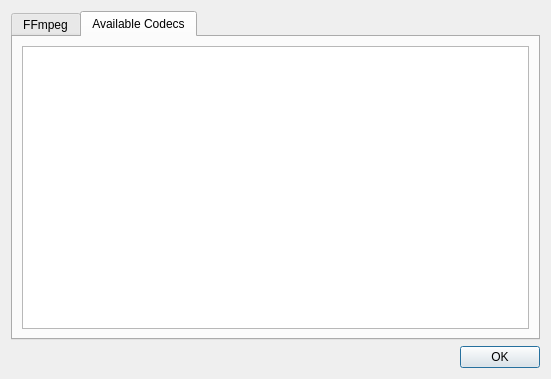
<?xml version="1.0" encoding="UTF-8"?>
<ui version="4.0">
 <class>AboutFFmpegDialog</class>
 <widget class="QDialog" name="AboutFFmpegDialog">
  <property name="geometry">
   <rect>
    <x>0</x>
    <y>0</y>
    <width>551</width>
    <height>379</height>
   </rect>
  </property>
  <property name="contextMenuPolicy">
   <enum>Qt::NoContextMenu</enum>
  </property>
  <property name="windowTitle">
   <string>About FFmpeg</string>
  </property>
  <property name="windowIcon">
   <iconset resource="../images.qrc">
    <normaloff>:/app/icons/ffmpeg.png</normaloff>:/app/icons/ffmpeg.png</iconset>
  </property>
  <layout class="QVBoxLayout" name="verticalLayout">
   <item>
    <widget class="QTabWidget" name="tabWidget">
     <property name="currentIndex">
      <number>1</number>
     </property>
     <widget class="QWidget" name="tabFFmpeg">
      <attribute name="title">
       <string>FFmpeg</string>
      </attribute>
      <layout class="QHBoxLayout" name="horizontalLayout">
       <item>
        <layout class="QVBoxLayout" name="verticalLayout_2">
         <item>
          <widget class="QLabel" name="label_3">
           <property name="sizePolicy">
            <sizepolicy hsizetype="Fixed" vsizetype="Fixed">
             <horstretch>0</horstretch>
             <verstretch>0</verstretch>
            </sizepolicy>
           </property>
           <property name="maximumSize">
            <size>
             <width>128</width>
             <height>128</height>
            </size>
           </property>
           <property name="text">
            <string/>
           </property>
           <property name="pixmap">
            <pixmap resource="../images.qrc">:/app/icons/ffmpeg_large.png</pixmap>
           </property>
           <property name="scaledContents">
            <bool>true</bool>
           </property>
          </widget>
         </item>
         <item>
          <spacer name="verticalSpacer">
           <property name="orientation">
            <enum>Qt::Vertical</enum>
           </property>
           <property name="sizeHint" stdset="0">
            <size>
             <width>20</width>
             <height>40</height>
            </size>
           </property>
          </spacer>
         </item>
        </layout>
       </item>
       <item>
        <widget class="QTextBrowser" name="txtInfo">
         <property name="sizePolicy">
          <sizepolicy hsizetype="Expanding" vsizetype="Expanding">
           <horstretch>0</horstretch>
           <verstretch>0</verstretch>
          </sizepolicy>
         </property>
        </widget>
       </item>
      </layout>
     </widget>
     <widget class="QWidget" name="tabCodecs">
      <attribute name="title">
       <string>Available Codecs</string>
      </attribute>
      <layout class="QVBoxLayout" name="verticalLayout_3">
       <item>
        <widget class="QTextBrowser" name="txtCodecInfo"/>
       </item>
      </layout>
     </widget>
    </widget>
   </item>
   <item>
    <widget class="QDialogButtonBox" name="buttonBox">
     <property name="orientation">
      <enum>Qt::Horizontal</enum>
     </property>
     <property name="standardButtons">
      <set>QDialogButtonBox::Ok</set>
     </property>
    </widget>
   </item>
  </layout>
 </widget>
 <resources>
  <include location="../images.qrc"/>
 </resources>
 <connections>
  <connection>
   <sender>buttonBox</sender>
   <signal>accepted()</signal>
   <receiver>AboutFFmpegDialog</receiver>
   <slot>accept()</slot>
   <hints>
    <hint type="sourcelabel">
     <x>248</x>
     <y>254</y>
    </hint>
    <hint type="destinationlabel">
     <x>157</x>
     <y>274</y>
    </hint>
   </hints>
  </connection>
  <connection>
   <sender>buttonBox</sender>
   <signal>rejected()</signal>
   <receiver>AboutFFmpegDialog</receiver>
   <slot>reject()</slot>
   <hints>
    <hint type="sourcelabel">
     <x>316</x>
     <y>260</y>
    </hint>
    <hint type="destinationlabel">
     <x>286</x>
     <y>274</y>
    </hint>
   </hints>
  </connection>
 </connections>
</ui>
